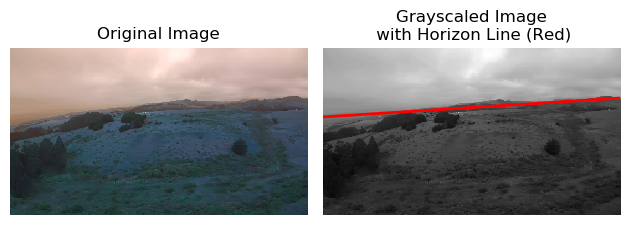
#> input picture images/frame0065.png, 630 x 225 px
$ python detect_horizons.py --dirpath_input_images images --dirpath_output_images out
#> lines starting #> are read from the running program, lines starting #| are printed output that depends on the picture; after the words box and inside, x2 and y2 are one past the last pixel; in counts of white or black regions, pixels touching at a corner belong together
### utils.py
"""Utilities for finding the horizon line"""

import cv2

import numpy as np


def detect_horizon_line(image_grayscaled):
    """Detect the horizon's starting and ending points in the given image

    The horizon line is detected by applying Otsu's threshold method to
    separate the sky from the remainder of the image.

    :param image_grayscaled: grayscaled image to detect the horizon on, of
     shape (height, width)
    :type image_grayscale: np.ndarray of dtype uint8
    :return: the (x1, x2, y1, y2) coordinates for the starting and ending
     points of the detected horizon line
    :rtype: tuple(int)
    """

    msg = ('`image_grayscaled` should be a grayscale, 2-dimensional image '
           'of shape (height, width).')
    assert image_grayscaled.ndim == 2, msg
    image_blurred = cv2.GaussianBlur(image_grayscaled, ksize=(3, 3), sigmaX=0)

    _, image_thresholded = cv2.threshold(
        image_blurred, thresh=0, maxval=1,
        type=cv2.THRESH_BINARY+cv2.THRESH_OTSU
    )
    image_thresholded = image_thresholded - 1
    image_closed = cv2.morphologyEx(image_thresholded, cv2.MORPH_CLOSE,
                                    kernel=np.ones((9, 9), np.uint8))

    horizon_x1 = 0
    horizon_x2 = image_grayscaled.shape[1] - 1
    horizon_y1 = max(np.where(image_closed[:, horizon_x1] == 0)[0])
    horizon_y2 = max(np.where(image_closed[:, horizon_x2] == 0)[0])

    return horizon_x1, horizon_x2, horizon_y1, horizon_y2

### detect_horizons.py
"""Detect the horizon on the provided images

This script detects the horizon for all images in a user-specified directory,
and saves for each image a plot displaying the detected horizon. Each plot will
be saved in a user-specified directory with the same filename as the original
image.
"""

import argparse
import os

import cv2
import matplotlib.pyplot as plt

from utils import detect_horizon_line


def parse_args():
    """Parse command line arguments"""

    parser = argparse.ArgumentParser()

    parser.add_argument(
        '--dirpath_input_images', type=str, required=True,
        help='Absolute directory path to images to detect the horizon on.'
    )
    parser.add_argument(
        '--dirpath_output_images', type=str, required=True,
        help='Absolute directory path to save output images in.'
    )

    args = parser.parse_args()
    return args


def main():
    """Main logic"""

    args = parse_args()

    dirpath_input_images = args.dirpath_input_images
    dirpath_output_images = args.dirpath_output_images
    msg = ('`dirpath_input_images` and `dirpath_output_images` cannot point to'
           'the same directory.')
    assert dirpath_input_images != dirpath_output_images, msg
    os.mkdir(dirpath_output_images)

    for fname_image in os.listdir(dirpath_input_images):
        fpath_image = os.path.join(dirpath_input_images, fname_image)

        fig, axes = plt.subplots(1, 2)
        image = cv2.imread(fpath_image)
#> image is the input picture: shape (225, 630, 3); mean B, G, R 144.7, 144.4, 145.2
        image_grayscale = cv2.cvtColor(image, cv2.COLOR_BGR2GRAY)
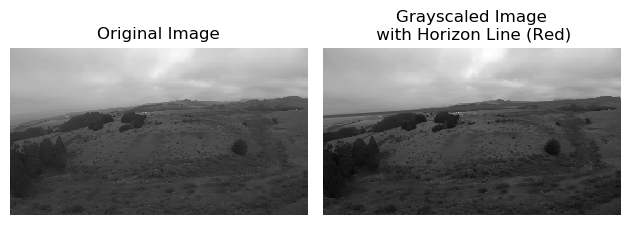
#> image_grayscale: shape (225, 630); min 0, max 255, mean 144.7

        horizon_x1, horizon_x2, horizon_y1, horizon_y2 = detect_horizon_line(
            image_grayscale
        )
#> in detect_horizon_line, `image_blurred = cv2.GaussianBlur(image_grayscaled, ksize=(3, 3), sigma..`:
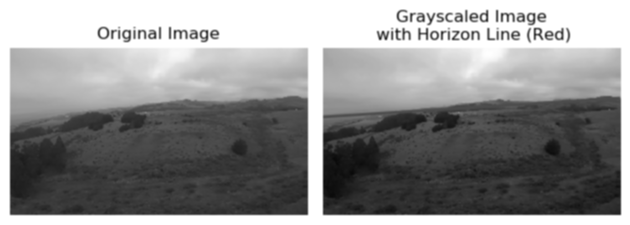
#> image_blurred: shape (225, 630); min 9, max 255, mean 144.7
#> in detect_horizon_line, `_, image_thresholded = cv2.threshold( image_blurred, thresh=0, maxval=..`:
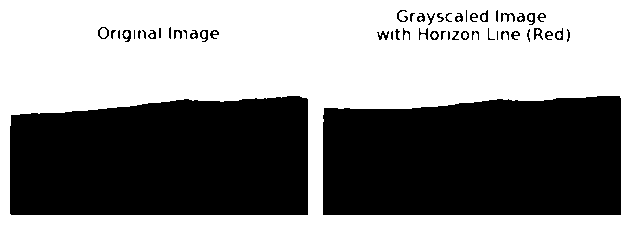
#> image_thresholded: shape (225, 630); values 0 (black) and 1 (white), 52.2% white; 52 black regions (10 under 20 px), largest, box (x1, y1, x2, y2) and area: (323, 96, 621, 215) 33278, (10, 96, 308, 215) 32850, (501, 13, 515, 22) 58
#> in detect_horizon_line, `image_closed = cv2.morphologyEx(image_thresholded, cv2.MORPH_CLOSE, ke..`:
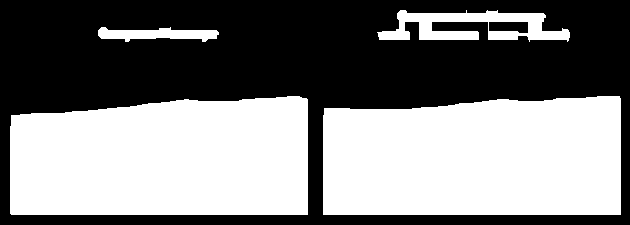
#> image_closed: shape (225, 630); 49.7% white; 4 white regions, box (x1, y1, x2, y2) and area: (323, 96, 621, 215) 33295, (10, 96, 308, 215) 32867, (377, 10, 570, 42) 3205, (98, 27, 219, 42) 1133
#> in detect_horizon_line, `horizon_y1 = max(np.where(image_closed[:, horizon_x1] == 0)[0])`: horizon_y1 = 224
#> horizon_x1 = 0; horizon_x2 = 629; horizon_y1 = 224; horizon_y2 = 224
        axes[0].imshow(image)
        axes[0].axis('off')
        axes[0].set_title('Original Image')

        axes[1].imshow(image_grayscale, cmap='gray')
        axes[1].axis('off')
        axes[1].plot(
            (horizon_x1, horizon_x2), (horizon_y1, horizon_y2),
            color='r', linewidth='2'
        )
        axes[1].set_title('Grayscaled Image\n with Horizon Line (Red)')

        fpath_save = os.path.join(dirpath_output_images, fname_image)
        fpath_save = fpath_save.replace('jpg', 'png')
        fig.savefig(fpath_save, bbox_inches='tight')
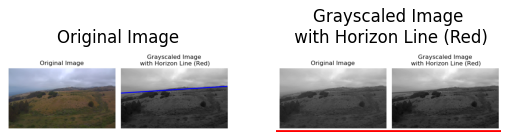
#> figure drawn by matplotlib, 2 panels; B, G, R data is drawn as R, G, B
        plt.close()
#> pass 2 of the loop in main, `for fname_image in os.listdir(dirpath_input_images):`:
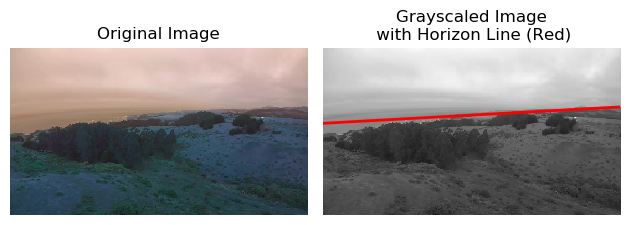
#> input picture images/frame0074.png, 630 x 225 px
#> in main, image is the input picture: shape (225, 630, 3); mean B, G, R 155.4, 155.4, 157.3
#> in detect_horizon_line (call 2), `_, image_thresholded = cv2.threshold( image_blurred, thresh=0, maxval=..`:
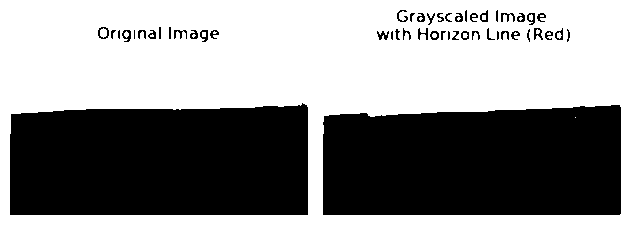
#> image_thresholded: shape (225, 630); values 0 (black) and 1 (white), 54.7% white; 50 black regions (5 under 20 px), largest, box (x1, y1, x2, y2) and area: (10, 103, 308, 215) 31542, (323, 105, 621, 215) 30907, (501, 13, 515, 22) 60
#> image_closed: shape (225, 630); 47.3% white; 4 white regions, box (x1, y1, x2, y2) and area: (10, 103, 308, 215) 31554, (323, 105, 621, 215) 30917, (377, 10, 570, 42) 3374, (98, 27, 219, 42) 1164
#> in main, `fig.savefig(fpath_save, bbox_inches='tight')`:
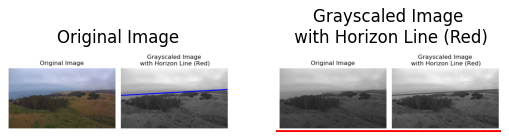
#> figure drawn by matplotlib, 2 panels; B, G, R data is drawn as R, G, B


if __name__ == '__main__':
    main()
